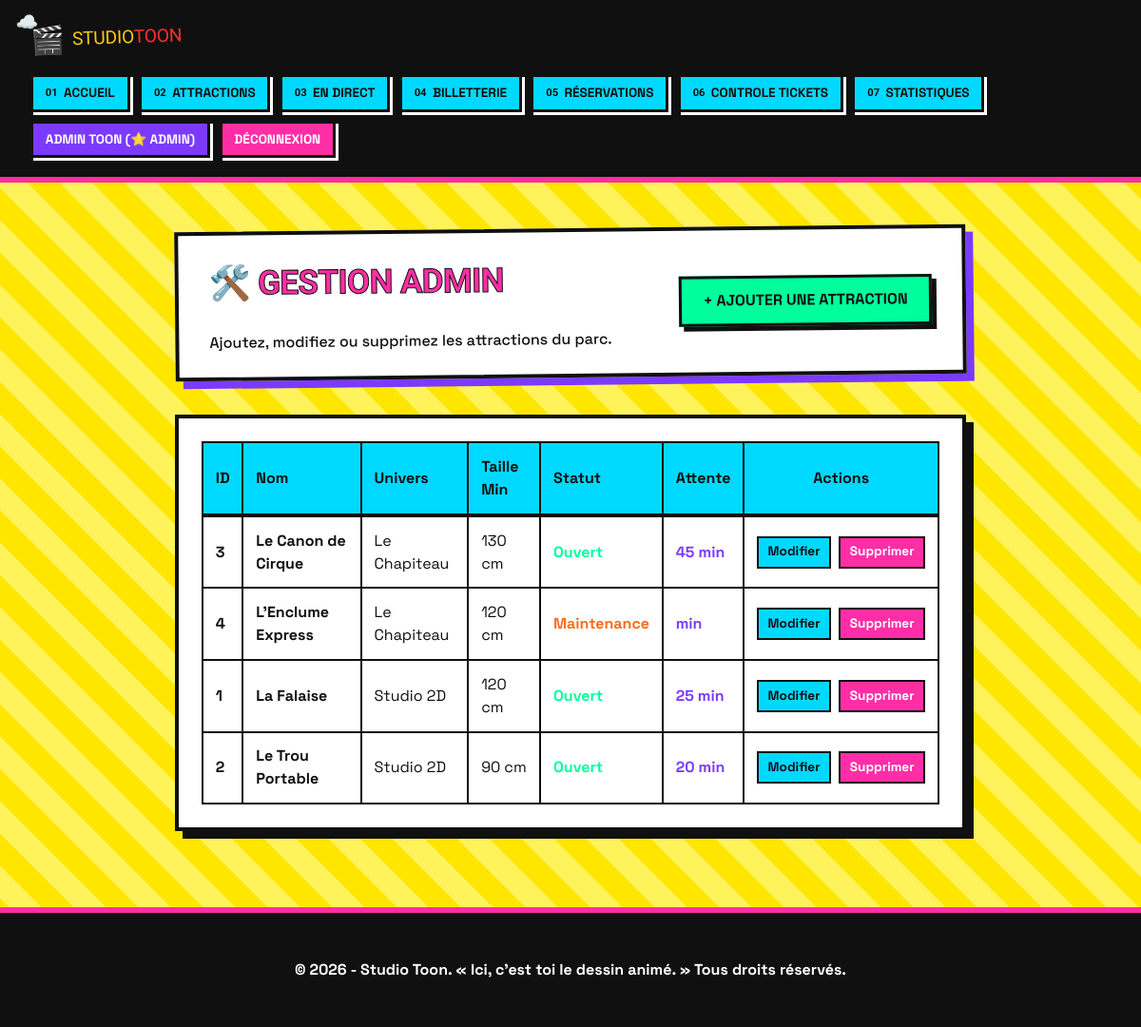
The page /index.php?action=admin_attractions (signed in) on the database as committed earlier.
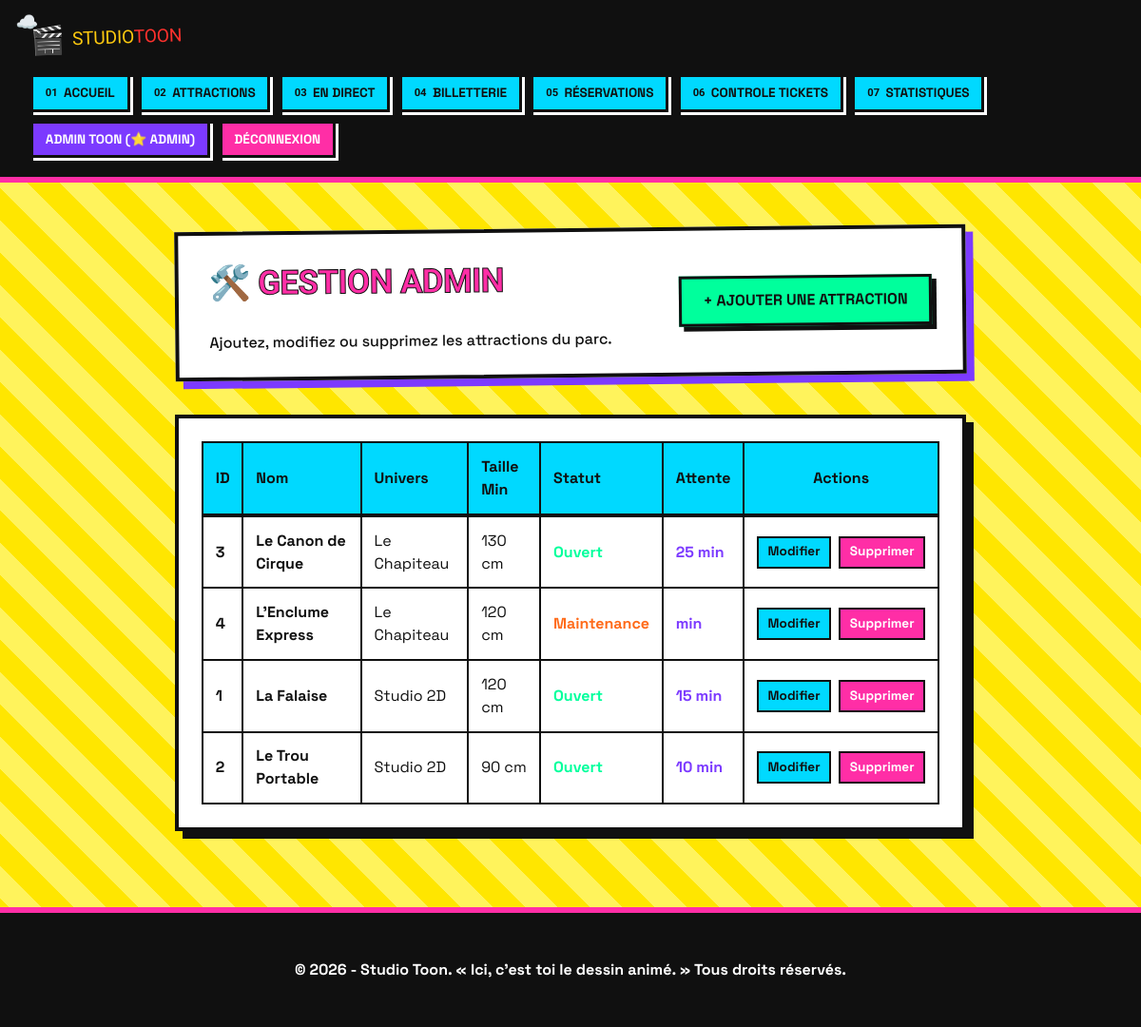
The same page on the database as committed later.
### tables this page shows
CREATE TABLE `attractions` (
  `id` int(11) NOT NULL,
  `nom` varchar(150) NOT NULL,
  `image` varchar(255) NOT NULL,
  `description` text NOT NULL,
  `gag` text NOT NULL,
  `caracteristiques` text NOT NULL,
  `taille_minimale` int(11) NOT NULL,
  `statut` enum('Ouvert','Ferme','Maintenance') DEFAULT 'Ouvert',
  `univers_id` int(11) NOT NULL,
  `attente` int(11) DEFAULT NULL,
  `coord_x` decimal(5,2) DEFAULT 50.00,
  `coord_y` decimal(5,2) DEFAULT 50.00
);

CREATE TABLE `univers` (
  `id` int(11) NOT NULL,
  `nom` varchar(100) NOT NULL,
  `description` text DEFAULT NULL
);

### controllers/AttractionController.php (called while the page is built, shortened)
<?php
require_once __DIR__ . '/../models/AttractionModel.php';
class AttractionController {
    private $model;
    public function __construct() {
        $this->model = new AttractionModel();
    }
    public function adminLister() {
        $attractions = $this->model->getAttractions();
        require_once 'views/admin_attractions.php';
    }
}

### config/Database.php (called while the page is built, shortened)
<?php
class Database
{
    private static $conn = null;
    public static function getConnection()
    {
        if (self::$conn === null) {
            $host = $_ENV['DB_HOST'] ?? 'localhost';
            $db_name = $_ENV['DB_NAME'] ?? '';
            $username = $_ENV['DB_USER'] ?? 'root';
            $password = $_ENV['DB_PASSWORD'] ?? '';
            try {
                self::$conn = new PDO(
                    "mysql:host=" . $host . ";dbname=" . $db_name . ";charset=utf8mb4",
                    $username,
                    $password,
                    [
                        PDO::ATTR_ERRMODE => PDO::ERRMODE_EXCEPTION,
                        PDO::ATTR_DEFAULT_FETCH_MODE => PDO::FETCH_ASSOC
                    ]
                );
            } catch (PDOException $exception) {
                die("Erreur de connexion : " . $exception->getMessage());
            }
        }
        return self::$conn;
    }
}

### models/AttractionModel.php (called while the page is built, shortened)
<?php
require_once __DIR__ . '/../config/Database.php';
class AttractionModel {
    private $db;
    public function __construct() {
        $this->db = Database::getConnection();
    }
    public function getAttractions($univers = null) {
        if ($univers) {
            $stmt = $this->db->prepare("
                SELECT a.*, u.nom AS univers_nom
                FROM attractions a
                JOIN univers u ON a.univers_id = u.id
                WHERE u.nom = ?
            ");
            $stmt->execute([$univers]);
            return $stmt->fetchAll();
        } else {
            $stmt = $this->db->query("
                SELECT a.*, u.nom AS univers_nom
                FROM attractions a
                JOIN univers u ON a.univers_id = u.id
            ");
            return $stmt->fetchAll();
        }
    }
}

### views/admin_attractions.php (the view, shortened to what the changed rows need)
<?php if (isset($_SESSION['user_id']) && $_SESSION['user_role'] === "admin") : ?>
    <div class="page-entete">
        <div style="display: flex; justify-content: space-between; align-items: center; flex-wrap: wrap; gap: 1rem;">
            <div>
                <h1>🛠️ Gestion Admin</h1>
            </div>
        </div>
    </div>
    <div class="table-responsive" style="background: var(--fond-carte); border: 4px solid var(--noir); box-shadow: 8px 8px 0 var(--noir); padding: 1.5rem; overflow-x: auto;">
        <table class="crud-table" style="width: 100%; border-collapse: collapse; text-align: left; font-family: var(--police-texte);">
            <thead>
                <tr style="border-bottom: 4px solid var(--noir); background: var(--cyan);">
                    <th style="padding: 0.8rem; border: 2px solid var(--noir);">ID</th>
                    <th style="padding: 0.8rem; border: 2px solid var(--noir);">Nom</th>
                    <th style="padding: 0.8rem; border: 2px solid var(--noir);">Univers</th>
                    <th style="padding: 0.8rem; border: 2px solid var(--noir);">Taille Min</th>
                    <th style="padding: 0.8rem; border: 2px solid var(--noir);">Statut</th>
                    <th style="padding: 0.8rem; border: 2px solid var(--noir);">Attente</th>
                    <th style="padding: 0.8rem; border: 2px solid var(--noir); text-align: center;">Actions</th>
                </tr>
            </thead>
            <tbody>
                <?php if (!empty($attractions)): ?>
                    <?php foreach ($attractions as $a): ?>
                    <tr style="border-bottom: 2px solid var(--noir);">
                        <td style="padding: 0.8rem; border: 2px solid var(--noir); font-weight: bold;"><?= $a['id'] ?></td>
                        <td style="padding: 0.8rem; border: 2px solid var(--noir); font-weight: bold;"><?= htmlspecialchars($a['nom']) ?></td>
                        <td style="padding: 0.8rem; border: 2px solid var(--noir);"><?= htmlspecialchars($a['univers_nom']) ?></td>
                        <td style="padding: 0.8rem; border: 2px solid var(--noir);"><?= htmlspecialchars($a['taille_minimale']) ?> cm</td>
                        <td style="padding: 0.8rem; border: 2px solid var(--noir);">
                            <span style="color: <?= $a['statut'] == 'Ouvert' ? 'var(--vert)' : ($a['statut'] == 'Maintenance' ? 'var(--orange)' : 'var(--rose)') ?>; font-weight: 700;">
                                <?= htmlspecialchars($a['statut']) ?>
                            </span>
                        </td>
                        <td style="padding: 0.8rem; border: 2px solid var(--noir); font-weight: bold; color: var(--violet);">
                            <?= htmlspecialchars($a['attente']) ?> min
                        </td>
                        <td style="padding: 0.8rem; border: 2px solid var(--noir); text-align: center;">
                            <div style="display: flex; gap: 0.5rem; justify-content: center;">
                                <a href="index.php?action=admin_edit&id=<?= $a['id'] ?>" style="background: var(--cyan); color: var(--noir); padding: 0.3rem 0.6rem; border: 2px solid var(--noir); font-weight: 700; font-size: 0.85rem;">Modifier</a>
                                <a href="index.php?action=admin_delete&id=<?= $a['id'] ?>" onclick="return confirm('Es-tu sûr de vouloir supprimer cette attraction ?');" style="background: var(--rose); color: #fff; padding: 0.3rem 0.6rem; border: 2px solid var(--noir); font-weight: 700; font-size: 0.85rem;">Supprimer</a>
                            </div>
                        </td>
                    </tr>
                    <?php endforeach; ?>
                <?php else: ?>
                    <tr>
                        <td colspan="6" style="padding: 2rem; text-align: center; font-weight: 700; color: var(--violet);">Aucune attraction enregistrée dans la base de données.</td>
                    </tr>
                <?php endif; ?>
            </tbody>
        </table>
    </div>
<?php endif; ?>
<?php
require 'views/base.php';
?>

Rows that differ between the two databases and show on the page:
changed attractions "Le Canon de Cirque": attente "45" → "25"
changed attractions "La Falaise": attente "25" → "15"
changed attractions "Le Trou Portable": attente "20" → "10"
